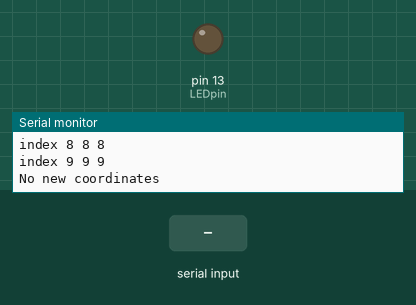
A sketch run on a simulated Arduino Uno, built with avr-gcc and run on an emulated ATmega328P. Parts: output pins drawn as LEDs (lit = HIGH), the last lines printed to the serial monitor. The test bench sets the inputs (shaded band).

Above: at 1.2 s.
1.3 s: "5\n" received over Serial
At 2.57 s:
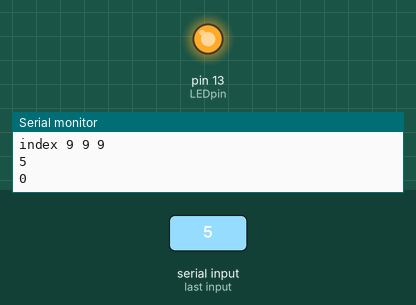
4.1 s: "90,45\n" received over Serial
At 6.9 s:
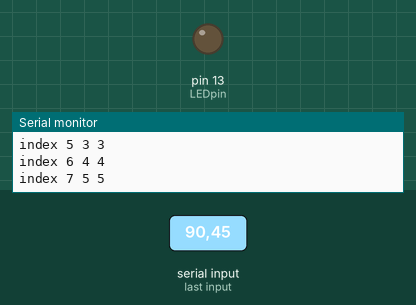
7.1 s: "200\n" received over Serial
At 8.32 s:
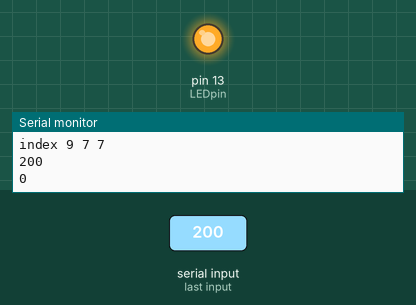
10.1 s: "30,150\n" received over Serial
At 12.7 s:
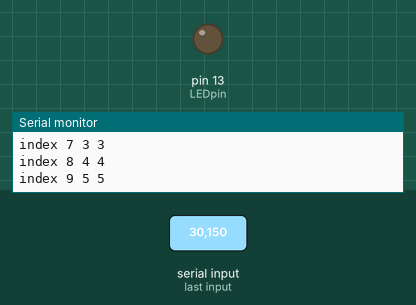
Timing chart, 0 to 14.1 s (numbered marks = the images above; inputs shaded):
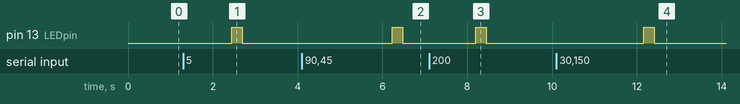

Measured:
- after the input at 1.3 s, pin 13 (LEDpin): LOW → HIGH after 1.1 s, → LOW 0.25 s later
- after the input at 4.1 s, pin 13 (LEDpin): LOW → HIGH after 2.1 s, → LOW 0.25 s later
- after the input at 7.1 s, pin 13 (LEDpin): LOW → HIGH after 1.1 s, → LOW 0.25 s later
- after the input at 10.1 s, pin 13 (LEDpin): LOW → HIGH after 2.1 s, → LOW 0.25 s later

The sketch:

ISS_map.ino
```cpp
/*  Practicing learning how to read serial data
    This sketch should read serial imputs in the form "x,y"
    The new coordinates are compared against the list of existing coordinates,
    and if the new coordinates are new then the list of coordinates are updated
    For now the results are printed to the serial monitor.  Eventually the sketch
    will instead use the serial data to update a 16x8 LED matrix to show the
    position of the ISS

#include <Wire.h>
#include <Adafruit_GFX.h>
#include "Adafruit_LEDBackpack.h"
*/

int longlist[] = {0,0,0,0,0,0,0,0,0,0};
int latlist[] = {0,0,0,0,0,0,0,0,0,0};
int newlong = 0;
int newlat = 0;
const int LEDpin = 13;


void setup() {
  pinMode(LEDpin, OUTPUT);
  Serial.begin(9600);

  //matrix.begin(0x70);   //initialize LED matrix at 0x70 on HT16K33 LED matrix driver board

  for (int i = 0; i < 10; i++) {
    longlist[i] = i;
    latlist[i] = i;
    Serial.print(longlist[i]);
    Serial.print(" ");
    Serial.println(latlist[i]);
  }

  Serial.println("Arduino is ready!");

}

void loop() {
 getcoords();
 updatecoords();
 displaymatrix();
 //Serial.println("can you hear me now?");

}


void updatecoords() {
  //check if newest coordinate is different than most recent coordinate
  //then update lat/long list with new coordinates.

  if (newlong == longlist[0] && newlat == latlist[0]) {
    Serial.println("No new coordinates");
  }
  else {
    //shifts matrix coordinates up one index, then assigns new current coordinate as index 0.
    for (int i = 9; i > 0; i--) {
      longlist[i] = longlist[i - 1];
    }
    longlist[0] = newlong;
    for (int i = 9; i > 0; i--) {
      latlist[i] = latlist[i - 1];
    }
    latlist[0] = newlat;
    digitalWrite(LEDpin,HIGH);
    delay(250);
    digitalWrite(LEDpin,LOW);
  }
}

void getcoords() {
  // if there is serial data available, read it:
  while (Serial.available() > 0) {
    //look for the next valid interger in the incoming serial stream:
    //Should be sent in the form "x,y"
    Serial.println();
    newlong = Serial.parseInt();
    Serial.println(newlong);
    newlat = Serial.parseInt();
    Serial.println(newlat);
  }
}

void displaymatrix() {
  // prints the current values for longist[i] and latlist[i]
  Serial.println();
  for (int i = 0; i < 10; i++) {
    Serial.print("index ");
    Serial.print(i);
    Serial.print(" ");
    Serial.print(longlist[i]);
    Serial.print(" ");
    Serial.println(latlist[i]);
  }
  Serial.println();
    /*      In theory, this should illuminate the LEDs that correspond to the last ten ISS coordinates
            Needs testing!
 for (int i = 0; i < 10; i++){
     matrix.displaybuffer(longlist[i], latlist[i]);
 }
 matrix.writeDisplay();
 */
}
```
